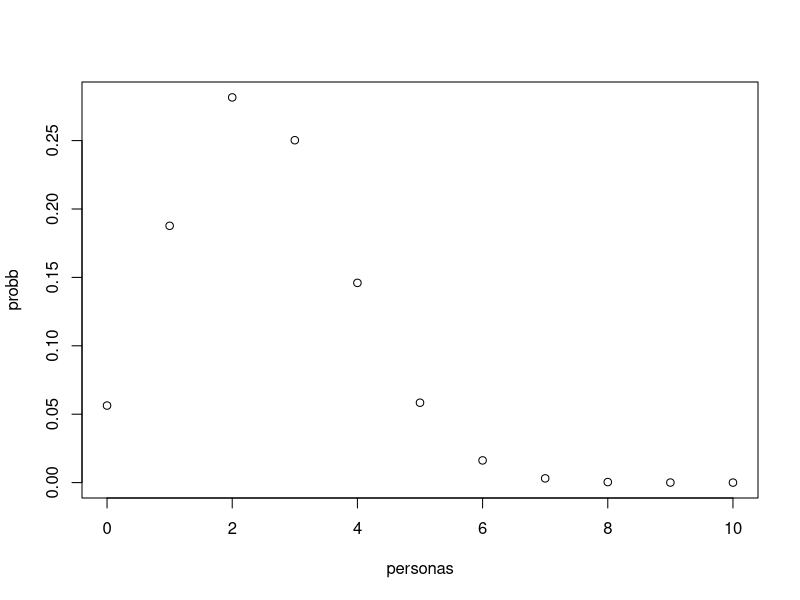

R code for this plot:
# Elias Eduardo Cardona Rodriguez
# Lic. en Informatica 3A
# Actividad dia 04-OCT-2023


# vars
personas <- seq(0, 10)

probb <- dbinom(x=personas, size=10, prob=0.25)


cbind(personas, probb)
plot(personas, probb)


sum(dbinom(x=5:10, size=10, prob=0.25))




